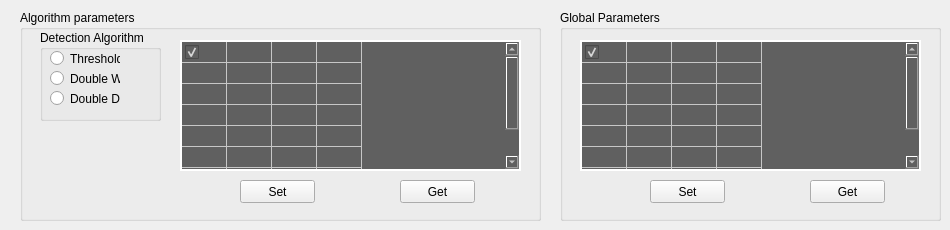
    <widget class="QWidget" name="AlgoTab">
     <attribute name="title">
      <string>Algo Control</string>
     </attribute>
     <widget class="QGroupBox" name="algoGroupBox">
      <property name="geometry">
       <rect>
        <x>20</x>
        <y>10</y>
        <width>521</width>
        <height>211</height>
       </rect>
      </property>
      <property name="title">
       <string>Algorithm parameters</string>
      </property>
      <widget class="QGroupBox" name="algoSelectGroupBox">
       <property name="geometry">
        <rect>
         <x>20</x>
         <y>20</y>
         <width>121</width>
         <height>91</height>
        </rect>
       </property>
       <property name="title">
        <string>Detection Algorithm</string>
       </property>
       <widget class="QRadioButton" name="algo1RadioButton">
        <property name="geometry">
         <rect>
          <x>10</x>
          <y>20</y>
          <width>70</width>
          <height>17</height>
         </rect>
        </property>
        <property name="text">
         <string>Threshold</string>
        </property>
        <property name="checked">
         <bool>false</bool>
        </property>
       </widget>
       <widget class="QRadioButton" name="algo2RadioButton">
        <property name="geometry">
         <rect>
          <x>10</x>
          <y>40</y>
          <width>70</width>
          <height>17</height>
         </rect>
        </property>
        <property name="text">
         <string>Double W</string>
        </property>
       </widget>
       <widget class="QRadioButton" name="algo3RadioButton">
        <property name="geometry">
         <rect>
          <x>10</x>
          <y>60</y>
          <width>70</width>
          <height>17</height>
         </rect>
        </property>
        <property name="text">
         <string>Double D</string>
        </property>
       </widget>
      </widget>
      <widget class="QTableWidget" name="parametersTable">
       <property name="geometry">
        <rect>
         <x>160</x>
         <y>30</y>
         <width>341</width>
         <height>131</height>
        </rect>
       </property>
       <property name="font">
        <font>
         <family>Segoe UI</family>
         <pointsize>8</pointsize>
        </font>
       </property>
       <property name="autoFillBackground">
        <bool>true</bool>
       </property>
       <property name="styleSheet">
        <string notr="true">background-color: rgb(96,96,96);
gridline-color: rgb(199, 199, 199);
border-color: rgb(255, 255, 255);
color: rgb(255,255,255);</string>
       </property>
       <property name="frameShape">
        <enum>QFrame::Panel</enum>
       </property>
       <property name="frameShadow">
        <enum>QFrame::Plain</enum>
       </property>
       <property name="lineWidth">
        <number>2</number>
       </property>
       <property name="horizontalScrollBarPolicy">
        <enum>Qt::ScrollBarAlwaysOff</enum>
       </property>
       <property name="gridStyle">
        <enum>Qt::SolidLine</enum>
       </property>
       <property name="wordWrap">
        <bool>false</bool>
       </property>
       <property name="cornerButtonEnabled">
        <bool>false</bool>
       </property>
       <property name="rowCount">
        <number>8</number>
       </property>
       <property name="columnCount">
        <number>4</number>
       </property>
       <attribute name="horizontalHeaderVisible">
        <bool>false</bool>
       </attribute>
       <attribute name="horizontalHeaderCascadingSectionResizes">
        <bool>false</bool>
       </attribute>
       <attribute name="horizontalHeaderDefaultSectionSize">
        <number>45</number>
       </attribute>
       <attribute name="horizontalHeaderHighlightSections">
        <bool>true</bool>
       </attribute>
       <attribute name="horizontalHeaderMinimumSectionSize">
        <number>10</number>
       </attribute>
       <attribute name="horizontalHeaderStretchLastSection">
        <bool>false</bool>
       </attribute>
       <attribute name="verticalHeaderVisible">
        <bool>false</bool>
       </attribute>
       <attribute name="verticalHeaderDefaultSectionSize">
        <number>21</number>
       </attribute>
       <attribute name="verticalHeaderHighlightSections">
        <bool>true</bool>
       </attribute>
       <attribute name="verticalHeaderStretchLastSection">
        <bool>false</bool>
       </attribute>
       <row/>
       <row/>
       <row/>
       <row/>
       <row/>
       <row/>
       <row/>
       <row/>
       <column>
        <property name="text">
         <string>Select</string>
        </property>
       </column>
       <column>
        <property name="text">
         <string>Description</string>
        </property>
       </column>
       <column>
        <property name="text">
         <string>Value</string>
        </property>
       </column>
       <column>
        <property name="text">
         <string>Confirm</string>
        </property>
       </column>
       <item row="0" column="0">
        <property name="text">
         <string/>
        </property>
        <property name="checkState">
         <enum>Checked</enum>
        </property>
        <property name="flags">
         <set>ItemIsSelectable|ItemIsEditable|ItemIsUserCheckable|ItemIsEnabled</set>
        </property>
       </item>
       <item row="0" column="1">
        <property name="text">
         <string/>
        </property>
        <property name="flags">
         <set>ItemIsSelectable|ItemIsEditable|ItemIsEnabled</set>
        </property>
       </item>
      </widget>
      <widget class="QPushButton" name="algoParametersSetPushButton">
       <property name="geometry">
        <rect>
         <x>220</x>
         <y>170</y>
         <width>75</width>
         <height>23</height>
        </rect>
       </property>
       <property name="text">
        <string>Set</string>
       </property>
      </widget>
      <widget class="QPushButton" name="algoParametersGetPushButton">
       <property name="geometry">
        <rect>
         <x>380</x>
         <y>170</y>
         <width>75</width>
         <height>23</height>
        </rect>
       </property>
       <property name="text">
        <string>Get</string>
       </property>
      </widget>
     </widget>
     <widget class="QGroupBox" name="globalParametersGroupBox">
      <property name="geometry">
       <rect>
        <x>560</x>
        <y>10</y>
        <width>381</width>
        <height>211</height>
       </rect>
      </property>
      <property name="title">
       <string>Global Parameters</string>
      </property>
      <widget class="QTableWidget" name="globalParametersTable">
       <property name="geometry">
        <rect>
         <x>20</x>
         <y>30</y>
         <width>341</width>
         <height>131</height>
        </rect>
       </property>
       <property name="font">
        <font>
         <family>Segoe UI</family>
         <pointsize>8</pointsize>
        </font>
       </property>
       <property name="autoFillBackground">
        <bool>true</bool>
       </property>
       <property name="styleSheet">
        <string notr="true">background-color: rgb(96,96,96);
gridline-color: rgb(199, 199, 199);
border-color: rgb(255, 255, 255);
color: rgb(255,255,255);</string>
       </property>
       <property name="frameShape">
        <enum>QFrame::Panel</enum>
       </property>
       <property name="frameShadow">
        <enum>QFrame::Plain</enum>
       </property>
       <property name="lineWidth">
        <number>2</number>
       </property>
       <property name="horizontalScrollBarPolicy">
        <enum>Qt::ScrollBarAlwaysOff</enum>
       </property>
       <property name="gridStyle">
        <enum>Qt::SolidLine</enum>
       </property>
       <property name="wordWrap">
        <bool>false</bool>
       </property>
       <property name="cornerButtonEnabled">
        <bool>false</bool>
       </property>
       <property name="rowCount">
        <number>8</number>
       </property>
       <property name="columnCount">
        <number>4</number>
       </property>
       <attribute name="horizontalHeaderVisible">
        <bool>false</bool>
       </attribute>
       <attribute name="horizontalHeaderCascadingSectionResizes">
        <bool>false</bool>
       </attribute>
       <attribute name="horizontalHeaderDefaultSectionSize">
        <number>45</number>
       </attribute>
       <attribute name="horizontalHeaderHighlightSections">
        <bool>true</bool>
       </attribute>
       <attribute name="horizontalHeaderMinimumSectionSize">
        <number>10</number>
       </attribute>
       <attribute name="horizontalHeaderStretchLastSection">
        <bool>false</bool>
       </attribute>
       <attribute name="verticalHeaderVisible">
        <bool>false</bool>
       </attribute>
       <attribute name="verticalHeaderDefaultSectionSize">
        <number>21</number>
       </attribute>
       <attribute name="verticalHeaderHighlightSections">
        <bool>true</bool>
       </attribute>
       <attribute name="verticalHeaderStretchLastSection">
        <bool>false</bool>
       </attribute>
       <row/>
       <row/>
       <row/>
       <row/>
       <row/>
       <row/>
       <row/>
       <row/>
       <column>
        <property name="text">
         <string>Select</string>
        </property>
       </column>
       <column>
        <property name="text">
         <string>Description</string>
        </property>
       </column>
       <column>
        <property name="text">
         <string>Value</string>
        </property>
       </column>
       <column>
        <property name="text">
         <string>Confirm</string>
        </property>
       </column>
       <item row="0" column="0">
        <property name="text">
         <string/>
        </property>
        <property name="checkState">
         <enum>Checked</enum>
        </property>
        <property name="flags">
         <set>ItemIsSelectable|ItemIsEditable|ItemIsUserCheckable|ItemIsEnabled</set>
        </property>
       </item>
       <item row="0" column="1">
        <property name="text">
         <string/>
        </property>
        <property name="flags">
         <set>ItemIsSelectable|ItemIsEditable|ItemIsEnabled</set>
        </property>
       </item>
      </widget>
      <widget class="QPushButton" name="globalParametersSetPushButton">
       <property name="geometry">
        <rect>
         <x>90</x>
         <y>170</y>
         <width>75</width>
         <height>23</height>
        </rect>
       </property>
       <property name="text">
        <string>Set</string>
       </property>
      </widget>
      <widget class="QPushButton" name="globalParametersGetPushButton">
       <property name="geometry">
        <rect>
         <x>250</x>
         <y>170</y>
         <width>75</width>
         <height>23</height>
        </rect>
       </property>
       <property name="text">
        <string>Get</string>
       </property>
      </widget>
     </widget>
    </widget>
